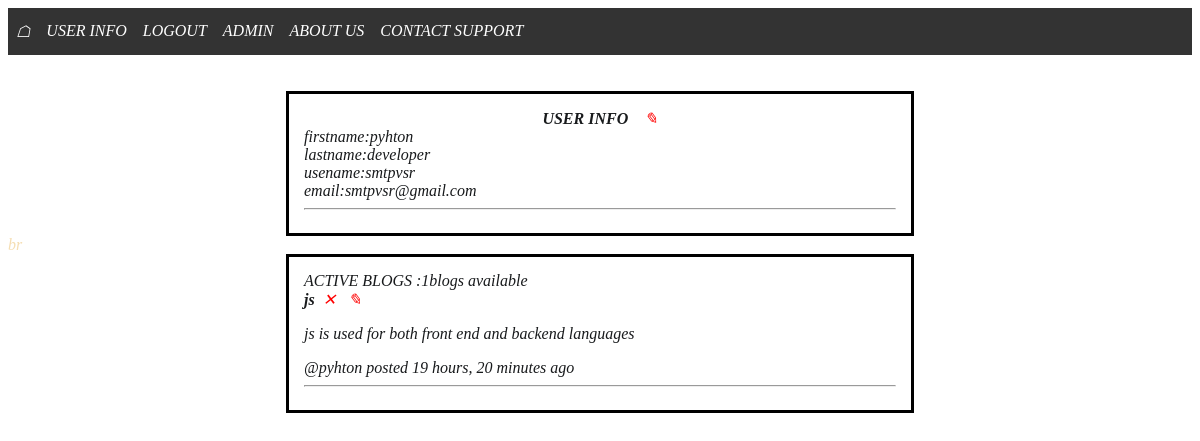
Page /profile/4 (signed in) on the committed database.
### app/models.py (models this page shows)
class User(AbstractUser):
    name = models.CharField(max_length=200, null=True)
    email = models.EmailField(unique=True, null=True)
    bio = models.TextField(null=True)
    dp = models.ImageField(null=True, default="avatar.svg")

class Blogs(models.Model):
    blogger=models.ForeignKey(User,on_delete=models.CASCADE)
    topic=models.CharField(max_length=200,null=True)
    description= models.TextField(null=True,blank=True)
    created = models.DateTimeField(auto_now_add=True)
    updated = models.DateTimeField(auto_now=True)
    class Meta:
        ordering= ['created']

### app/views.py (the view)
# urls.py: path('profile/<str:pk>',views.userprofile,name='profile'),
@login_required(login_url='login')
def userprofile(request,pk):
    user=User.objects.get(id=pk)
    blogs=Blogs.objects.filter(blogger=user).order_by('created').reverse()
    return render(request,'app/profile.html',{'user':user,'blogs':blogs})

### templates/app/profile.html
{%extends 'main.html' %}
{% block content %}
<br><br>
<div class="center">
    <div align="center">
          <strong>USER INFO</strong> &nbsp;
    &nbsp;<a href="{% url 'editprofile' user.id %}">&#9998;</a><br></div>
       firstname:{{user.first_name}}<br>
       lastname:{{user.last_name}}<br>
       usename:{{user.username}}<br>
       email:{{user.email}}<br>
       <hr>
</div>
br
<div class="center">
       ACTIVE BLOGS
        :<fonr font-family="italic">{{blogs.count}}blogs available</fonr font-family="italic">
       <br>
        {% for blog in blogs%}
          <strong>{{blog.topic}}</strong>&nbsp;
            <a href="{% url 'deleteblog' blog.id %}">&#10005;</a> &nbsp;
            <a href="{%url 'editblog' blog.id %}">&#9998;</a>
          <p>{{blog.description}}</p>
          @<span>{{blog.blogger.first_name}}</span>
            posted {{blog.created|timesince}} ago
         <hr>
        {% endfor %}
</div>
{% endblock %}

### templates/main.html (style rules this page uses)
a { color: red; text-decoration: none; text-transform: uppercase; }
.center { color:rgb(24, 26, 28); margin: auto; width: 50%; border: 3px solid black; padding: 15px; align-items: "center"; }
strong { color:rgb(201, 163, 94) HTML SCSS }
body { font-style: italic; background: white; color:wheat; }

### rows in the picture
User: first_name "pyhton", last_name "developer", username "smtpvsr", email "smtpvsr@gmail.com"
Blogs: topic "js", description "js is used for both front end and backend languages", blogger.first_name "pyhton", created "19 hours, 20 minutes"

### other values in the picture
{{ blogs.count }} "1"
